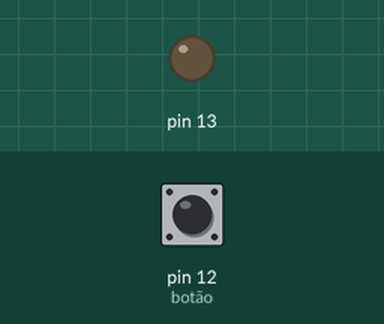
Bench run of a sketch on a simulated Arduino Uno, built with avr-gcc and run on an emulated ATmega328P. On the bench: output pins drawn as LEDs (lit = HIGH). Inputs (shaded band) come from the test bench; at power-on: pin 12 (botão) LOW.

Above: at 1.2 s.
1.3 s: pin 12 (botão) pulled HIGH for 0.15 s
At 1.37 s:
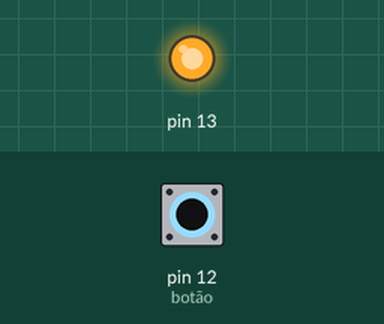
2.9 s: pin 12 (botão) pulled HIGH for 3.2 s
At 6.9 s:
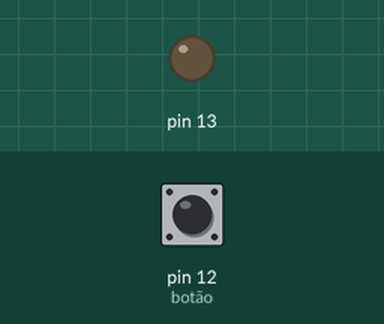
Timing chart, 0 to 8.4 s (numbered marks = the images above; inputs shaded):
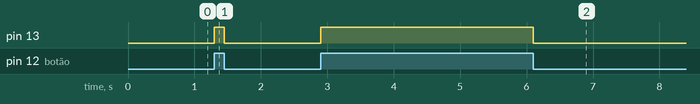

The sketch:

botao.ino
```cpp
int botao = 0;

void setup()
{
  pinMode(13, OUTPUT);
  pinMode(12, INPUT); //botão
}

void loop(){
  botao = digitalRead(12);
  if (botao == HIGH) {
    digitalWrite(13,HIGH); //Botão pressionado, acende o LED.
  }
  else {
    digitalWrite(13,LOW); //Botão não pressionado, apaga o LED.
  }
}
```

Measured:
- after the input at 1.3 s, pin 13: LOW → HIGH at once, → LOW 0.15 s later
- after the input at 2.9 s, pin 13: LOW → HIGH at once, → LOW 3.2 s later
